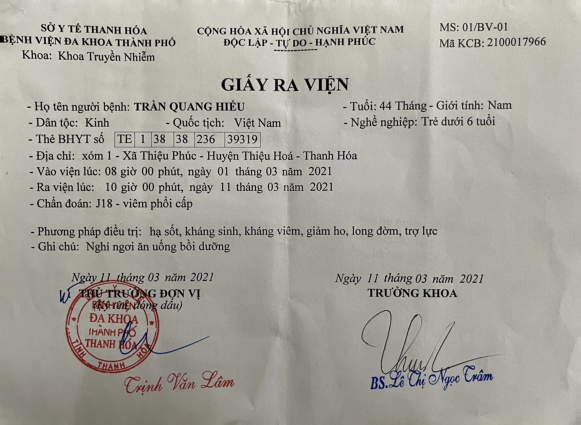
#> input picture test_data/discharge_record/0.jpg, 1162 x 850 px, found by its file name (shown at 1/2 size)
$ jupyter execute --allow-errors wb_predict_discharge_record.ipynb   (shell and % lines are left out)   (older library calls are emulated)
#> lines starting #> are read from the running program, lines starting #| are printed output that depends on the picture; after the words box and inside, x2 and y2 are one past the last pixel; in counts of white or black regions, pixels touching at a corner belong together
### helpers/ocr_helpers.py
# -*- coding: utf-8 -*-
"""
Helper functions for ocr project
"""
import matplotlib.pyplot as plt
import numpy as np
import cv2
from PIL import Image
from settings import config


def read_image_from_dir(path) -> Image.Image:
    image = Image.open(path)
    return image


# [5 lines left out: function implt, not called in this run]


def resize(img, height=config.SMALL_HEIGHT, always=False):
    """Resize image to given height."""
    if (img.shape[0] > height or always):
        rat = height / img.shape[0]
        return cv2.resize(img, (int(rat * img.shape[1]), height))

    return img


def ratio(img, height=config.SMALL_HEIGHT):
    """Getting scale ratio."""
    return img.shape[0] / height


# [193 lines left out: functions img_extend, sobel, edge_detect, union, intersect, group_rectangles and 2 more, not called in this run]

### helpers/corner_utils.py
import cv2
import numpy as np


########################################## PRE_DATA #####################################
########################################## ******** #####################################

def edges_det(img, min_val: int = 200, max_val: int = 250):
    """ Preprocessing (gray, thresh, filter, border) + Canny edge detection """
    img = cv2.cvtColor(img, cv2.COLOR_BGR2GRAY)

    # Applying blur and threshold
    img = cv2.bilateralFilter(img, 9, 75, 75)
    img = cv2.adaptiveThreshold(img, 255, cv2.ADAPTIVE_THRESH_GAUSSIAN_C, cv2.THRESH_BINARY, 115, 4)


    # Median blur replace center pixel by median of pixels under kelner
    # => removes thin details
    img = cv2.medianBlur(img, 11)

    # Add black border - detection of border touching pages
    # Contour can't touch side of image
    img = cv2.copyMakeBorder(img, 5, 5, 5, 5, cv2.BORDER_CONSTANT, value=[0, 0, 0])

    return cv2.Canny(img, min_val, max_val)


def four_corners_sort(pts):
    """ Sort corners: top-left, bot-left, bot-right, top-right"""
    diff = np.diff(pts, axis=1)
    summ = pts.sum(axis=1)
    return np.array([pts[np.argmin(summ)],
                     pts[np.argmax(diff)],
                     pts[np.argmax(summ)],
                     pts[np.argmin(diff)]])


def contour_offset(cnt, offset):
    """ Offset contour because of 5px border """
    cnt += offset
    cnt[cnt < 0] = 0
    return cnt


def find_page_contours(edges):
    """ Finding corner points of page contour """
    # Getting contours
    contours, hierarchy = cv2.findContours(edges, cv2.RETR_TREE, cv2.CHAIN_APPROX_SIMPLE)

    # Finding biggest rectangle otherwise return original corners
    height = edges.shape[0]
    width = edges.shape[1]
    MIN_COUNTOUR_AREA = height * width * 0.5
    MAX_COUNTOUR_AREA = (width - 10) * (height - 10)

    max_area = MIN_COUNTOUR_AREA
    page_contour = np.array([[0, 0],
                            [0, height-5],
                            [width-5, height-5],
                            [width-5, 0]])

    for cnt in contours:
        perimeter = cv2.arcLength(cnt, True)
        approx = cv2.approxPolyDP(cnt, 0.03 * perimeter, True)

        # Page has 4 corners and it is convex
        if (len(approx) == 4 and cv2.isContourConvex(approx) and max_area < cv2.contourArea(approx) < MAX_COUNTOUR_AREA):
            max_area = cv2.contourArea(approx)
            page_contour = approx[:, 0]

    # Sort corners and offset them
    page_contour = four_corners_sort(page_contour)
    return contour_offset(page_contour, (-5, -5))


def persp_transform(img, s_points):
    """ Transform perspective from start points to target points """
    # Euclidean distance - calculate maximum height and width
    height = max(np.linalg.norm(s_points[0] - s_points[1]),
                 np.linalg.norm(s_points[2] - s_points[3]))
    width = max(np.linalg.norm(s_points[1] - s_points[2]),
                 np.linalg.norm(s_points[3] - s_points[0]))

    # Create target points
    t_points = np.array([[0, 0],
                        [0, height],
                        [width, height],
                        [width, 0]], np.float32)

    # getPerspectiveTransform() needs float32
    if s_points.dtype != np.float32:
        s_points = s_points.astype(np.float32)

    M = cv2.getPerspectiveTransform(s_points, t_points)
    return cv2.warpPerspective(img, M, (int(width), int(height)))

### ai_service.py
from io import BytesIO
import numpy as np
from merged_model_discharge_record import CompletedModel
from PIL import Image

def load_model():
    print("Model loading.....")
    model = CompletedModel()
    print("Model loaded")
    return model


# [16 lines left out: functions predict_identity_card, predict_discharge_record, not called in this run]

model = load_model()

### notebook/wb_predict_discharge_record.ipynb
# LIBRARY AND CONFIGUATION

[cell 1]
import pickle
import os
os.chdir('/home/pot/Desktop/web-scan')
import numpy as np
os.environ['TF_CPP_MIN_LOG_LEVEL'] = '2'
import pathlib
import tensorflow.compat.v2 as tf
import cv2
import argparse
import time
import numpy as np
from PIL import Image
import matplotlib.pyplot as plt
import warnings
from helpers import load_label_map as label_map_util
from helpers import visualization_utils as viz_utils
from helpers import corner_utils, ocr_helpers

# LOAD SSD MOBILENET MODEL

[cell 2]
tf.get_logger().setLevel('ERROR')
#> (this line was passed over: tensorflow is not available in this run)
warnings.filterwarnings('ignore')


# PROVIDE PATH TO MODEL DIRECTORY
PATH_TO_MODEL_DIR = '/home/pot/Desktop/web-scan/models/discharge_record'
PATH_TO_SAVED_MODEL = PATH_TO_MODEL_DIR + "/saved_model"

# PROVIDE PATH TO LABEL MAP
PATH_TO_LABELS = '/home/pot/Desktop/web-scan/models/discharge_record/label_map.pbtxt'

# PROVIDE THE MINIMUM CONFIDENCE THRESHOLD
MIN_CONF_THRESH = 0.1

# NUM_CLASSES
NUM_CLASSES = 13

# LOAD SAVED MODEL AND BUILD DETECTION FUNCTION
#> (the rest of this cell did not finish here and is left out)

# CROP CORNER WITH OPENCV

[cell 3]
# LOAD IMAGE TEST
img = ocr_helpers.read_image_from_dir(r'/home/pot/Desktop/web-scan/test_data/discharge_record/0.jpg')
#> in read_image_from_dir, image is the input picture: PIL image 1162x850 RGB; mean R, G, B 166.4, 164, 155.8
img = np.asarray(img)

# CROP CORNER
edges_image = corner_utils.edges_det(img)
#> in edges_det, `img = cv2.bilateralFilter(img, 9, 75, 75)`:
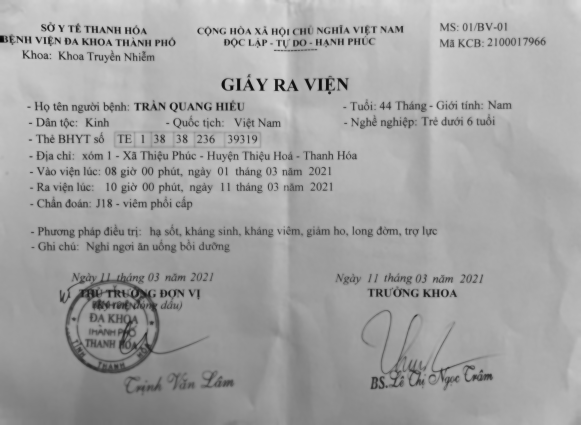
#> img: shape (850, 1162) (shown at 1/2 size); min 4, max 224, mean 162.6
#> in edges_det, `img = cv2.adaptiveThreshold(img, 255, cv2.ADAPTIVE_THRESH_GAUSSIAN_C, ..`:
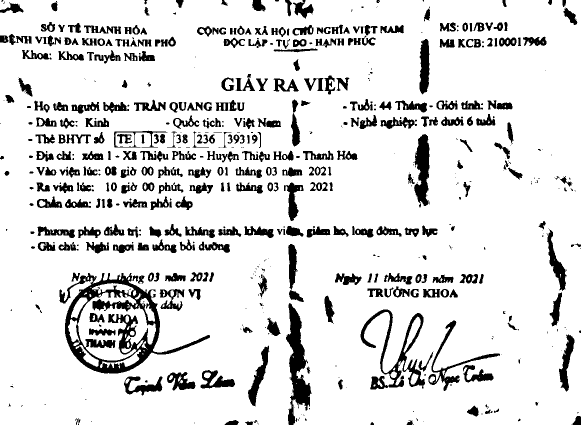
#> img: shape (850, 1162) (shown at 1/2 size); 87% white; 627 black regions (240 under 20 px), largest, box (x1, y1, x2, y2) and area: (119, 546, 420, 747) 13727, (572, 606, 623, 850) 5442, (721, 619, 850, 777) 4248
#> in edges_det, `img = cv2.medianBlur(img, 11)`:
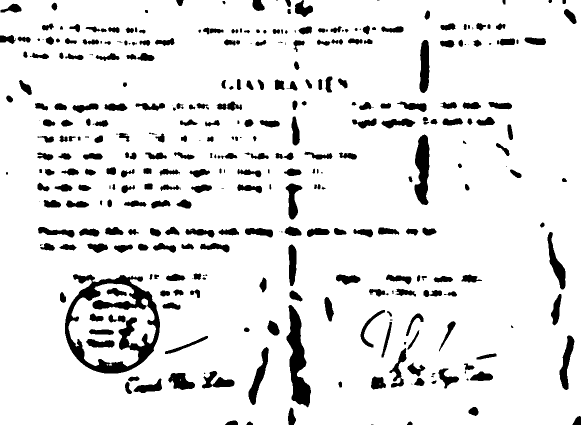
#> img: shape (850, 1162) (shown at 1/2 size); 89.9% white; 356 black regions (57 under 20 px), largest, box (x1, y1, x2, y2) and area: (130, 548, 320, 747) 11670, (573, 610, 622, 815) 4967, (829, 269, 859, 410) 2981
#> in edges_det, `img = cv2.copyMakeBorder(img, 5, 5, 5, 5, cv2.BORDER_CONSTANT, value=[..`:
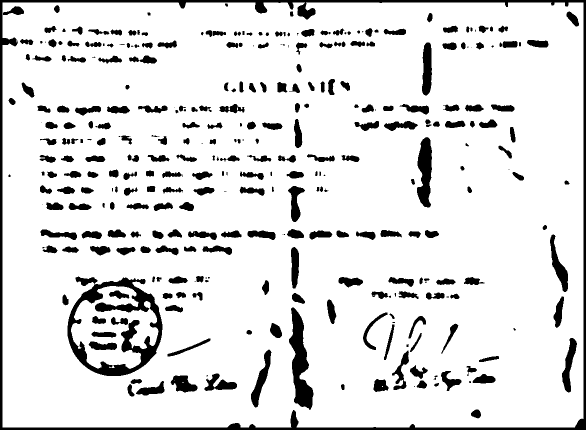
#> img: shape (860, 1172) (shown at 1/2 size); 88.1% white; 341 black regions (54 under 20 px), largest, box (x1, y1, x2, y2) and area: (0, 0, 1172, 860) 23004, (135, 553, 325, 752) 11670, (578, 615, 627, 820) 4967
#> in edges_det, `return cv2.Canny(img, min_val, max_val)`:
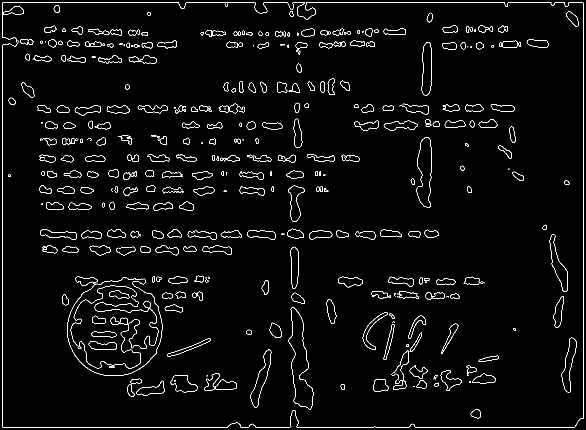
#> returned value: shape (860, 1172) (shown at 1/2 size); 2.9% white in thin lines or dots
edges_image = cv2.morphologyEx(edges_image, cv2.MORPH_CLOSE, np.ones((5, 11)))
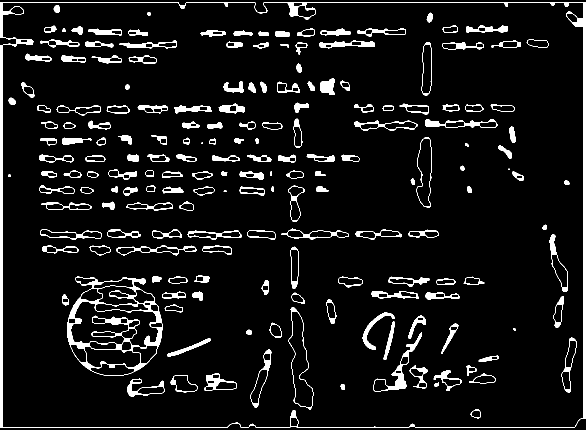
#> edges_image: shape (860, 1172) (shown at 1/2 size); 7% white; 183 white regions (3 under 20 px)
page_contour =  corner_utils.find_page_contours(edges_image)
#> in find_page_contours, `contours, hierarchy = cv2.findContours(edges, cv2.RETR_TREE, cv2.CHAIN..`: contours = 385 contours, 5 with area under 20; largest, box (x1, y1, x2, y2) and area: (0, 4, 1172, 855) 993952, (4, 4, 1167, 855) 983064, (134, 553, 325, 752) 29383, (141, 602, 317, 696) 8917, (577, 614, 627, 820) 5015
#> the loop in find_page_contours, `for cnt in contours:` made 385 passes
#> (perimeter, max_area, page_contour) on pass 1: (4165.2, 984225.5, [[0, 5], [0, 854], [1171, 837], [1171, 5]])
#> perimeter on passes 2, 4, 5, 6, 7, 9: 60.97, 67.11, 69.7, 107.4, 48.49, 63.11
#> after the loop in find_page_contours, `for cnt in contours:`: max_area = 984225.5
#> in four_corners_sort, `diff = np.diff(pts, axis=1)`: diff = [5, 854, -334, -1166]
#> in four_corners_sort, `summ = pts.sum(axis=1)`: summ = [5, 854, 2008, 1176]
#> in contour_offset, `cnt += offset`: cnt = [[-5, 0], [-5, 849], [1166, 832], [1166, 0]]
#> page_contour = [[0, 0], [0, 849], [1166, 832], [1166, 0]]
page_contour =  corner_utils.four_corners_sort(page_contour)
crop_image = corner_utils.persp_transform(img, page_contour)
#> in persp_transform, `height = max(np.linalg.norm(s_points[0] - s_points[1]), np.linalg.norm..`: height = 849
#> in persp_transform, `width = max(np.linalg.norm(s_points[1] - s_points[2]), np.linalg.norm(..`: width = 1166.1
#> in persp_transform, `t_points = np.array([[0, 0], [0, height], [width, height], [width, 0]]..`: t_points = [[0, 0], [0, 849], [1166.1, 849], [1166.1, 0]]
#> in persp_transform, `s_points = s_points.astype(np.float32)`: s_points = [[0, 0], [0, 849], [1166, 832], [1166, 0]]
#> in persp_transform, `M = cv2.getPerspectiveTransform(s_points, t_points)`: M = [[0.98, 0, 0], [0, 1, 0], [-1.72e-05, 0, 1]]
#> in persp_transform, `return cv2.warpPerspective(img, M, (int(width), int(height)))`:
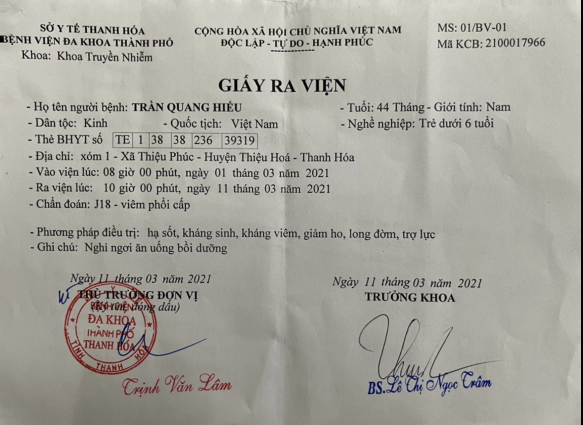
#> returned value: shape (849, 1166, 3) (shown at 1/2 size); mean of channels 0, 1, 2 166.1, 163.7, 155.5; drawn as R, G, B
#> (the rest of this cell did not finish here and is left out)

ocr_helpers.implt(image)
image_end = Image.fromarray(np.uint8(image)).convert('RGB')
image_with_detections = image.copy()

# DETECTION

#> (a cell that did not finish here is left out)

$ run again, with test_data/discharge_record/31446402.jpg copied over test_data/discharge_record/0.jpg
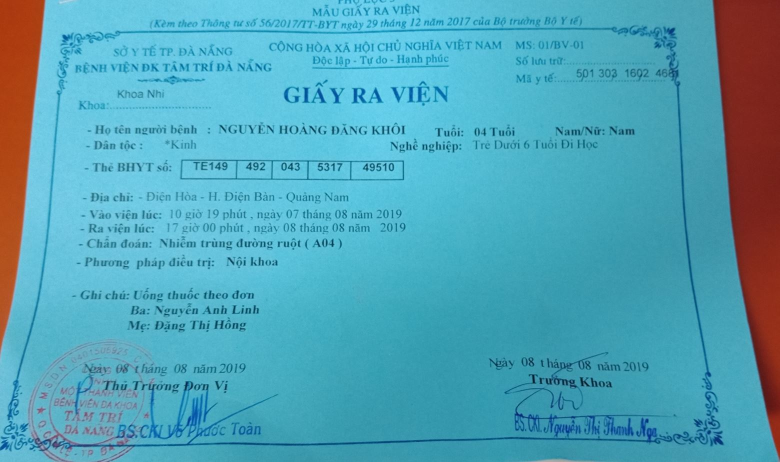
#> input picture test_data/discharge_record/31446402.jpg, 1559 x 924 px, found by its file name (shown at 1/2 size)
#> in read_image_from_dir, image is the input picture: PIL image 1559x924 RGB; mean R, G, B 81.6, 163.2, 183
#> in edges_det, `img = cv2.adaptiveThreshold(img, 255, cv2.ADAPTIVE_THRESH_GAUSSIAN_C, ..`:
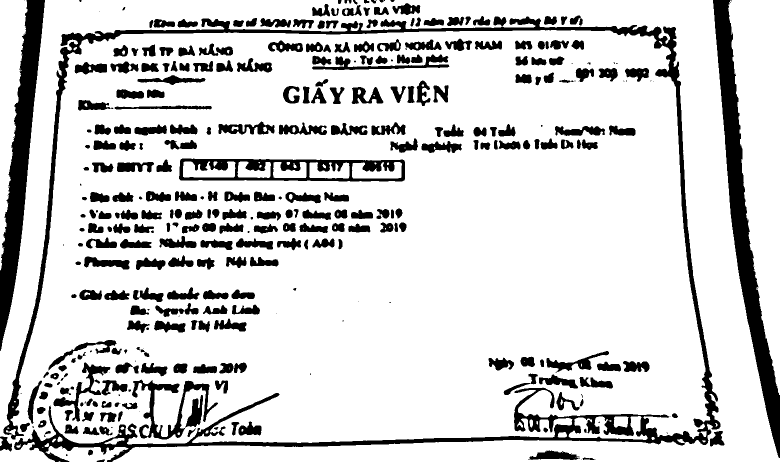
#> img: shape (924, 1559) (shown at 1/2 size); 82.8% white; 352 black regions (53 under 20 px), largest, box (x1, y1, x2, y2) and area: (7, 33, 1441, 924) 54491, (1426, 0, 1559, 916) 27039, (0, 0, 90, 702) 21776
#> edges_image: shape (934, 1569); 7% white; 106 white regions (1 under 20 px)
#> contours = 393 contours, 2 with area under 20; largest, box (x1, y1, x2, y2) and area: (0, 4, 1569, 929) 1327532, (19, 64, 1423, 893) 1025186, (4, 4, 1564, 929) 218760, (1461, 4, 1569, 792) 52948, (1461, 4, 1564, 743) 48688
#> the loop in find_page_contours, `for cnt in contours:` made 393 passes
#> (perimeter, max_area, page_contour) on pass 3: (4961.3, 1339757, [[94, 6], [0, 928], [1568, 928], [1429, 4]])
#> after the loop in find_page_contours, `for cnt in contours:`: max_area = 1339757
#> diff = [-88, 928, -640, -1425]
#> summ = [100, 928, 2496, 1433]
#> cnt = [[89, 1], [-5, 923], [1563, 923], [1424, -1]]
#> `page_contour =  corner_utils.find_page_contours(edges_image)`: page_contour = [[89, 1], [0, 923], [1563, 923], [1424, 0]]
#> in persp_transform, `height = max(np.linalg.norm(s_points[0] - s_points[1]), np.linalg.norm..`: height = 933.4
#> in persp_transform, `width = max(np.linalg.norm(s_points[1] - s_points[2]), np.linalg.norm(..`: width = 1563
#> t_points = [[0, 0], [0, 933.4], [1563, 933.4], [1563, 0]]
#> s_points = [[89, 1], [0, 923], [1563, 923], [1424, 0]]
#> M = [[1.17, 0.113, -104.5], [0.000888, 1.19, -1.26], [9.51e-07, 0.000185, 1]]
#> in persp_transform, `return cv2.warpPerspective(img, M, (int(width), int(height)))`:
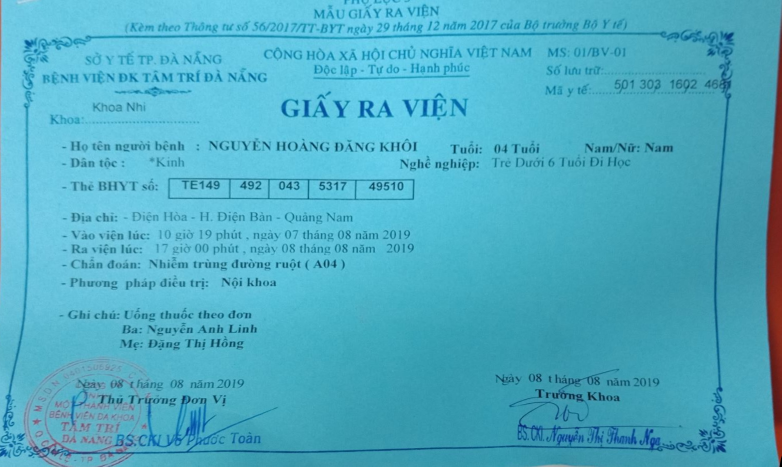
#> returned value: shape (933, 1563, 3) (shown at 1/2 size); mean of channels 0, 1, 2 77.9, 172.8, 196; drawn as R, G, B
